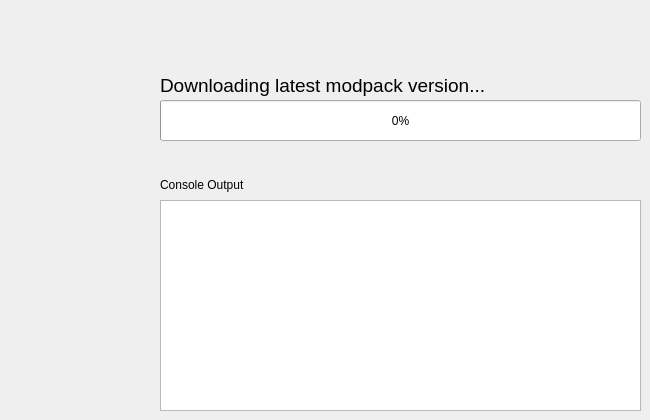
      <widget class="QWidget" name="page_working">
       <widget class="QLabel" name="label_progress">
        <property name="geometry">
         <rect>
          <x>160</x>
          <y>70</y>
          <width>481</width>
          <height>31</height>
         </rect>
        </property>
        <property name="text">
         <string>&lt;html&gt;&lt;head/&gt;&lt;body&gt;&lt;p&gt;&lt;span style=&quot; font-size:14pt;&quot;&gt;Downloading latest modpack version...&lt;/span&gt;&lt;/p&gt;&lt;/body&gt;&lt;/html&gt;</string>
        </property>
       </widget>
       <widget class="QProgressBar" name="progressbar_progress">
        <property name="geometry">
         <rect>
          <x>160</x>
          <y>100</y>
          <width>481</width>
          <height>41</height>
         </rect>
        </property>
        <property name="value">
         <number>0</number>
        </property>
       </widget>
       <widget class="QTextBrowser" name="text_output">
        <property name="geometry">
         <rect>
          <x>160</x>
          <y>200</y>
          <width>481</width>
          <height>211</height>
         </rect>
        </property>
       </widget>
       <widget class="QLabel" name="label_progress_2">
        <property name="geometry">
         <rect>
          <x>160</x>
          <y>170</y>
          <width>481</width>
          <height>31</height>
         </rect>
        </property>
        <property name="text">
         <string>&lt;html&gt;&lt;head/&gt;&lt;body&gt;&lt;p&gt;Console Output&lt;/p&gt;&lt;/body&gt;&lt;/html&gt;</string>
        </property>
       </widget>
      </widget>
